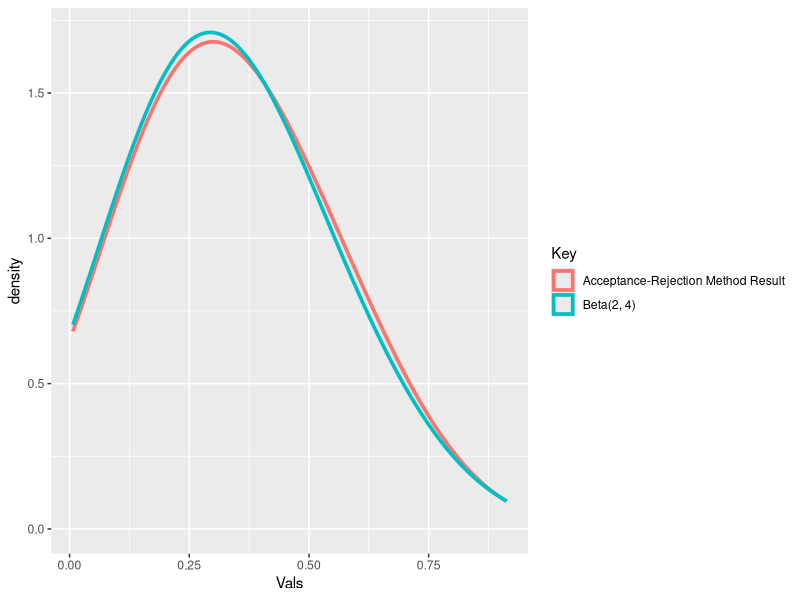

This chart was generated by the following R code:
## ---- chunk 1
knitr::opts_chunk$set(echo = TRUE)
library(tidyverse)
## ---- chunk 2
f = function(x) x*(1-x)**3
a = integrate(f, 0,1)
a$value
## ---- chunk 3
target_sample_size = 1000
number_of_accepted_samples = 0
y = rep(0, target_sample_size)

while(number_of_accepted_samples < target_sample_size){ 
  u = runif(1)
  x = runif(1)
  if(u < x*(1-x)**3 ){
    number_of_accepted_samples = number_of_accepted_samples + 1
    y[number_of_accepted_samples] = x
  }
}

x = rbeta(1000, 2, 4)
betaDf = data.frame(Vals = c(x, y), Key = c(rep('Beta(2, 4)', length(x)), rep('Acceptance-Rejection Method Result', length(y))))
ggplot(data = betaDf) +
  geom_density(aes(x = Vals, color = Key), size = 1.25, bw = 0.15)
## ---- chunk 4
# Empirical Quantiles:
quantile(y, 0.025); quantile(y, 0.975)

# Theoretical Quantiles
qbeta(0.025, 2, 4); qbeta(0.975, 2, 4)
## ---- chunk 5
# Answer:

